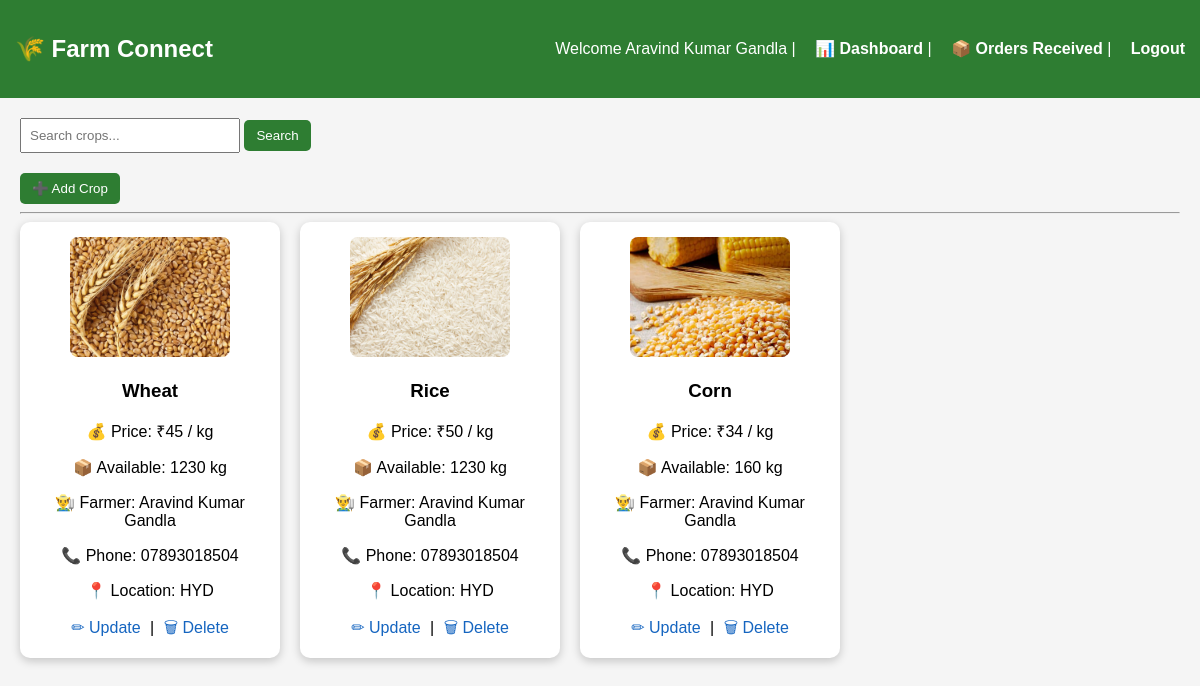
Page /market (signed in) on the committed database.
### tables this page shows
CREATE TABLE crops(
        id INTEGER PRIMARY KEY AUTOINCREMENT,
        name TEXT,
        price INTEGER,
        quantity INTEGER,
        image TEXT,
        farmer TEXT,
        phone TEXT,
        location TEXT
    );

### app.py (the view, shortened to what this page needs)
@app.route("/market")
def market():
    if "user" not in session:
        return redirect("/login")
    search = request.args.get("search")
    conn = sqlite3.connect("farmer.db")
    cur = conn.cursor()
    if session.get("role") == "farmer":
        if search:
            cur.execute("""
                SELECT * FROM crops
                WHERE farmer=? AND name LIKE ?
            """, (session["user"], '%' + search + '%'))
        else:
            cur.execute("""
                SELECT * FROM crops
                WHERE farmer=?
            """, (session["user"],))
    crops = cur.fetchall()
    conn.close()
    return render_template("market.html", crops=crops)

### templates/market.html (shortened to what this page needs)
<!DOCTYPE html>
<html>
<head>
</head>
<body>
    <div class="header">
        <h2>🌾 Farm Connect</h2>
        <div>
            Welcome {{ session.get('user') }}
            {% if session.get('role') == 'farmer' %}
            | <a href="/dashboard">📊 Dashboard</a>
            | <a href="/farmer_orders">📦 Orders Received</a>
            {% endif %}
            | <a href="/logout">Logout</a>
        </div>
    </div>
    <div class="container">
        <div class="search">
            <form method="GET" action="/market">
                <input type="text" name="search" placeholder="Search crops..." style="padding:8px;width:200px;">
                <button type="submit">Search</button>
            </form>
        </div>
        {% if session.get('role') == 'farmer' %}
        <a href="/add_crop"><button>➕ Add Crop</button></a>
        {% endif %}
        <hr>
        <div class="cards">
            {% for crop in crops %}
            <div class="card">
                {% if crop[4] %}
                <img src="{{ url_for('static', filename='uploads/' + crop[4]) }}">
                {% else %}
                <p>No Image</p>
                {% endif %}
                <h3>{{ crop[1] }}</h3>
                <p>💰 Price: ₹{{ crop[2] }} / kg</p>
                <p>📦 Available: {{ crop[3] }} kg</p>
                <p>👨‍🌾 Farmer: {{ crop[5] }}</p>
                <p>📞 Phone: {{ crop[6] }}</p>
                <p>📍 Location: {{ crop[7] }}</p>
                {% if session.get('role') == 'farmer' and crop[5] == session.get('user') %}
                <div class="action-links">
                    <a href="/update/{{ crop[0] }}">✏ Update</a> |
                    <a href="/delete/{{ crop[0] }}" onclick="return confirm('Are you sure to delete this crop?');">🗑
                        Delete</a>
                </div>
                {% endif %}
            </div>
            {% endfor %}
        </div>
    </div>
</body>
</html>

### templates/market.html (style rules this page uses)
body { font-family: Arial; background: #f5f5f5; margin: 0; }
.header { background: #2e7d32; color: white; padding: 15px; display: flex; justify-content: space-between; align-items: center; }
.header a { color: white; margin-left: 15px; text-decoration: none; font-weight: bold; }
.container { padding: 20px; }
.search { margin-bottom: 20px; }
.cards { display: flex; flex-wrap: wrap; gap: 20px; }
.card { background: white; border-radius: 10px; padding: 15px; width: 230px; box-shadow: 0 3px 10px rgba(0, 0, 0, 0.2); text-align: center; transition: 0.2s; }
.card img { width: 160px; height: 120px; object-fit: cover; border-radius: 8px; }
button { background: #2e7d32; color: white; border: none; padding: 8px 12px; border-radius: 5px; cursor: pointer; }
.action-links a { text-decoration: none; margin: 5px; color: #1565c0; }

### rows in the picture
crops: image (picture), name "Wheat", price "45", quantity "1230", farmer "Aravind Kumar Gandla", phone "07893018504", location "HYD"
crops: image (picture), name "Rice", price "50", quantity "1230", farmer "Aravind Kumar Gandla", phone "07893018504", location "HYD"
crops: image (picture), name "Corn", price "34", quantity "160", farmer "Aravind Kumar Gandla", phone "07893018504", location "HYD"

### other values in the picture
{{ session.get('user') }} "Aravind Kumar Gandla"
